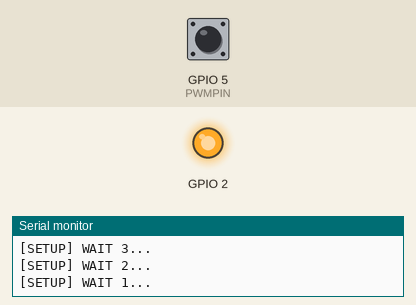
Simulated run of this sketch. Board: ESP8266 (NodeMCU). Shown: output pins drawn as LEDs (lit = HIGH), the last lines printed to the serial monitor. The inputs (shaded band) are chosen by the test bench; at power-on: GPIO 5 (PWMPIN) LOW. WiFi joins after 1.5 s; servers stay silent unless stated; uploads are accepted with an empty reply; not simulated (calls return 0 or success): WIFI-credentials.h.

Above: at 6.2 s.
6.3 s: GPIO 5 (PWMPIN) pulsed HIGH 2 times (0.12 s each, 0.3 s apart)
At 18.1 s:
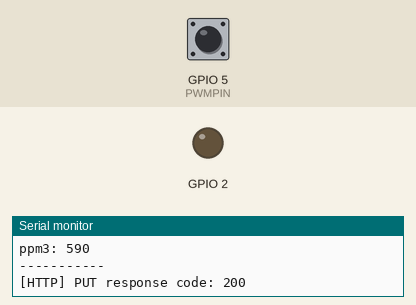
Timing chart, 0 to 18.4 s (numbered marks = the images above; inputs shaded):
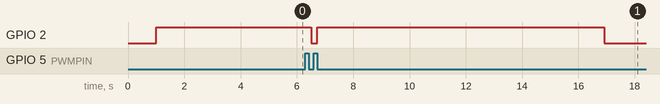

The sketch:

BasicHttpClientPWM.ino
```cpp
/**
 * BasicHTTPClient.ino
 *
 *  Created on: 24.05.2015
 *
 */

#include <Arduino.h>
#include <ESP8266WiFi.h>
#include <ESP8266WiFiMulti.h>
#include <ESP8266HTTPClient.h>

/*
 * content of WIFI-credentials.h
 * #define WIFI_NAME "your WIFI name"
 * #define WIFI_PASSWORD "your WIFI password"
*/
#include "WIFI-credentials.h"

#define PWMPIN 5

ESP8266WiFiMulti WiFiMulti;


unsigned long th, tl,ppm, ppm2, ppm3, p1, p2, tpwm = 0;

int readCO2() {
  digitalWrite(LED_BUILTIN, LOW);
  do {
    th = pulseIn(PWMPIN, HIGH, 1004000) / 1000;
    tl = 1004 - th;
    ppm2 = 2000 * (th-2)/(th+tl-4);
    ppm3 = 5000 * (th-2)/(th+tl-4);
  } while (th == 0);

//  th = pulseIn(PWMPIN, HIGH, 3000000);
//  unsigned long ppm4 = 5000 * (th-p1)/(tpwm-p2);

  Serial.printf("th: %d\n",th);
  Serial.printf("ppm2: %d\n", ppm2);
  Serial.printf("ppm3: %d\n", ppm3);
 // Serial.printf("ppm4: %d\n", ppm4);
  Serial.println("-----------");


  digitalWrite(LED_BUILTIN, HIGH);
  return ppm3;
}

void blinkLed(int dlay){
    digitalWrite(LED_BUILTIN, LOW);
    delay(dlay);
    digitalWrite(LED_BUILTIN, HIGH);
}

void logOH(String message){
    HTTPClient http;
    http.begin("http://192.168.178.9:8080/rest/items/ESP8266Logger/state"); //HTTP
    http.PUT(message);
}

void setup() {
    pinMode(LED_BUILTIN, OUTPUT);     // Initialize the LED_BUILTIN pin as an output
    blinkLed(1000);
    Serial.begin(115200);
    //Serial.setDebugOutput(true);

    Serial.println();
    for(uint8_t t = 4; t > 0; t--) {
        Serial.printf("[SETUP] WAIT %d...\n", t);
        Serial.flush();
        delay(1000);
    }
    WiFi.mode(WIFI_STA);
    WiFiMulti.addAP(WIFI_NAME,WIFI_PASSWORD);
    pinMode(PWMPIN, INPUT);

//    th = pulseIn(PWMPIN, HIGH, 3000000); // use microseconds
//    tl = pulseIn(PWMPIN, LOW, 3000000);
//    tpwm = th + tl; // actual pulse width
//    Serial.print("PWM-time: ");
//    Serial.print(tpwm);
//    Serial.println(" us");
//    p1 = tpwm/502; // start pulse width
//    p2 = tpwm/251; // start and end pulse width combined

}

void loop() {
    // wait for WiFi connection
    if((WiFiMulti.run() == WL_CONNECTED)) {
        String co2 = String(readCO2());
        HTTPClient http;
        http.begin("http://192.168.178.9:8080/rest/items/ESP8266CO2/state"); //HTTP
        int httpCode = http.PUT(co2);
        Serial.printf("[HTTP] PUT response code: %d\n", httpCode);
        http.end();
    }
    delay(10000);
}
```
